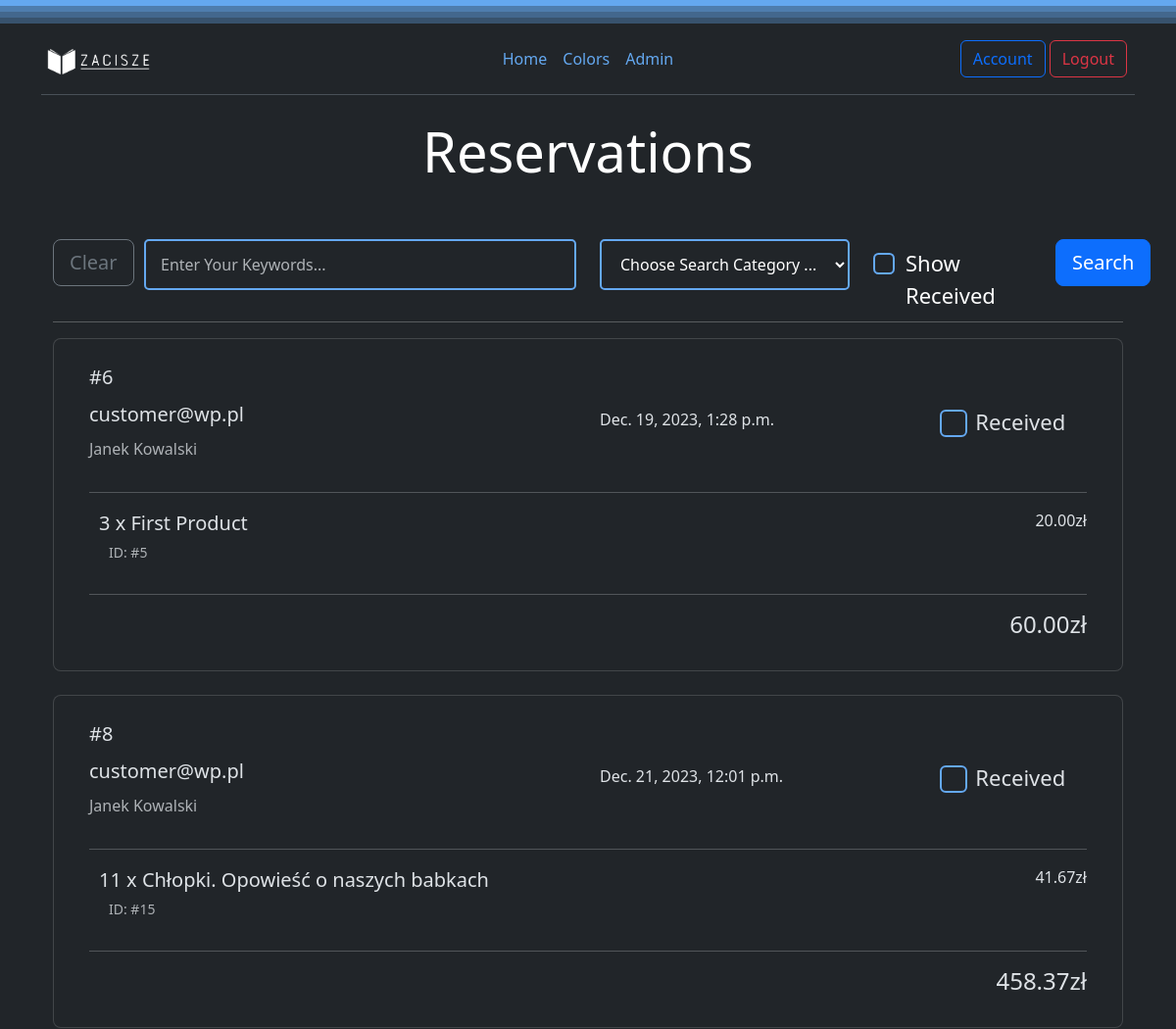
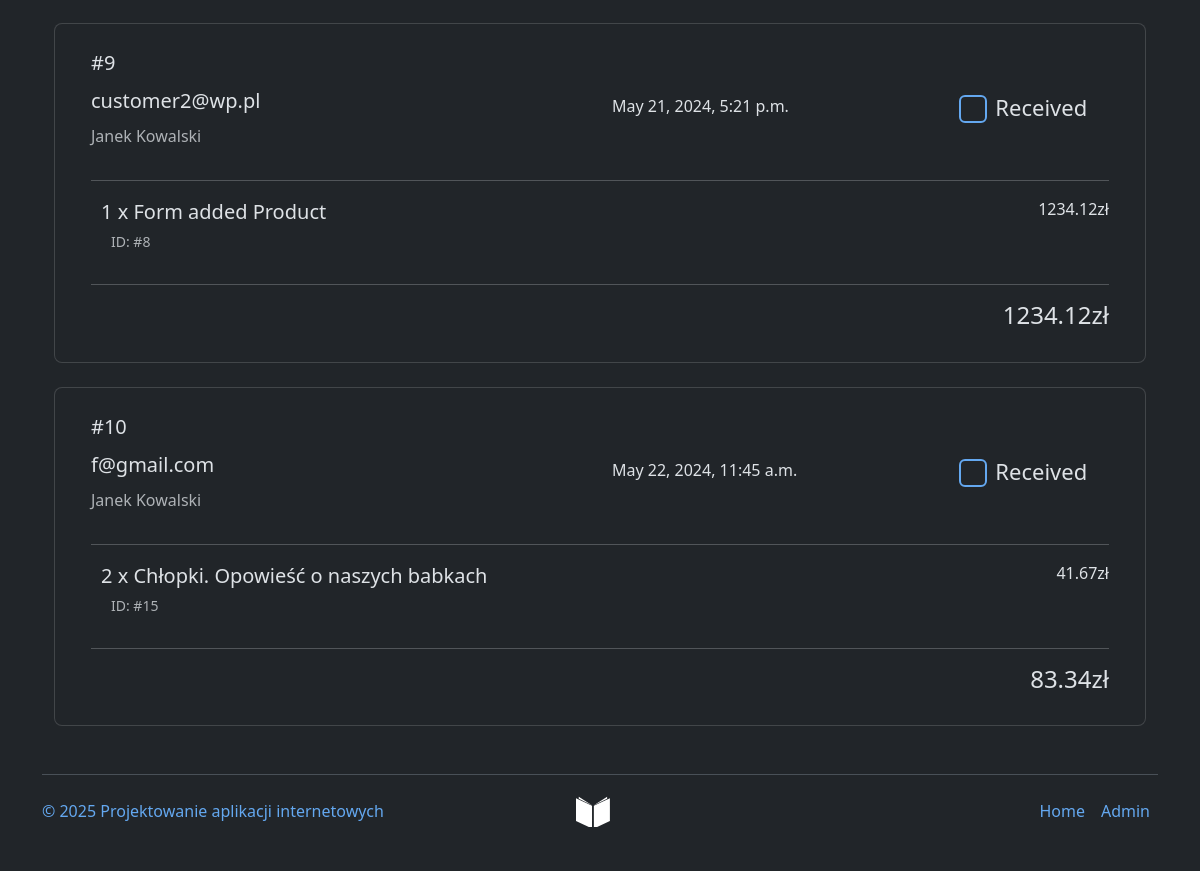
/reservations_list/ (signed in), run on the app's committed database (2 pictures, top to bottom).
### store/models.py (models this page shows, shortened)
class Reservation(models.Model):
    id = HashidAutoField(primary_key=True, min_length=16, salt="ReservationSalt_fjhgikds")
    user = models.ForeignKey(Account, on_delete=models.CASCADE, null=False, blank=False)
    products = models.ManyToManyField(Product, through='ReservationItem')
    reservation_date = models.DateTimeField(auto_now_add=True)
    first_name = models.CharField(max_length=200, null=False, blank=False)
    last_name = models.CharField(max_length=200, null=False, blank=False)
    address = models.CharField(max_length=400, null=False, blank=False)
    country = models.CharField(max_length=200, null=False, blank=False)
    city = models.CharField(max_length=200, null=False, blank=False)
    zip_code = models.CharField(max_length=6, null=False, blank=False)
    received = models.BooleanField(null=False, blank=True, default=False)
    @property
    def get_reservation_total(self):
        reservation_items = self.reservationitem_set.all()
        total = sum([item.get_total for item in reservation_items])
        return total

class ReservationItem(models.Model):
    reservation = models.ForeignKey(Reservation, on_delete=models.CASCADE)
    product = models.ForeignKey(Product, on_delete=models.CASCADE)
    quantity = models.PositiveIntegerField(default=1)
    @property
    def get_total(self):
        total = self.product.price * self.quantity
        return total

class Product(models.Model):
    product_id = models.AutoField(primary_key=True)
    title = models.CharField(max_length=200, null=False, blank=False, unique=True)
    description = models.CharField(max_length=5000, null=False, blank=True, default='')
    authors = models.CharField(max_length=200, null=False, blank=False)
    image = models.ImageField(upload_to=upload_location)
    price = models.FloatField(null=False, blank=False)
    added_by = models.ForeignKey(Account, on_delete=models.CASCADE)
    slug = models.SlugField(blank=True, unique=True)
    is_deleted = models.BooleanField(null=False, blank=True, default=False)

### account/models.py (models this page shows, shortened)
class Account(AbstractBaseUser):
    email                   = models.EmailField(verbose_name="email", max_length=60, unique=True)
    username                = models.CharField(max_length=30)
    date_joined             = models.DateTimeField(verbose_name='date joined', auto_now_add=True)
    last_login              = models.DateTimeField(verbose_name='last login', auto_now=True)
    is_admin                = models.BooleanField(default=False)
    is_active               = models.BooleanField(default=True)
    is_staff                = models.BooleanField(default=False)
    is_superuser            = models.BooleanField(default=False)
    USERNAME_FIELD = 'email'
    REQUIRED_FIELDS =['username']
    objects = MyAccountManager()

### store/views.py (the view, shortened to what this page needs)
# urls.py: path('reservations_list/', reservations_list_view, name='reservations_list'),
def reservations_list_view(request):
    if not request.user.is_authenticated or not request.user.is_staff:
        return redirect('must_authenticate')
    context = {}
    if request.POST:
        reservation_id = request.POST.get('reservation_id', '')
        reservation_object = Reservation.objects.filter(id=reservation_id)
        reservation_object.received = True
        reservation_object.save()
    keywords = request.GET.get('keywords', '')
    search_category = request.GET.get('search_category', '')
    display_received = 'display_received' in request.GET
    if 'search_clear' in request.GET:
        keywords = ''
        search_category = ''
        display_received = False
    context['keywords'] = keywords
    context['search_category'] = search_category
    context['display_received'] = display_received
    if search_category == '1': # by 'ID' # OK
        if display_received:
            tmp_reservations = Reservation.objects.all()
        else:
            tmp_reservations = Reservation.objects.filter(received=False)
        reservations = []
        for reservation in tmp_reservations:
            if keywords in str(reservation.id):
                reservations.append(reservation)
    elif search_category == '2': # by 'Email' # OK
        if display_received:
            reservations = Reservation.objects.filter(user__email__contains=keywords)
        else:
            reservations = Reservation.objects.filter(user__email__contains=keywords, received=False)
    else:
        if display_received:
            reservations = Reservation.objects.all()
        else:
            reservations = Reservation.objects.filter(received=False)
    context['reservations'] = reservations
    return render(request, 'store/reservations_list.html', context)

### store/templates/store/reservations_list.html (shortened to what this page needs)
{% extends 'base.html' %}
{% block content %}
<div class="container">
    <div class="row">
        <div class="col">
        </div>
        <div class="col">
            <h1 class="display-4 flex-grow-1 text-center">Reservations</h1>
        </div>
        <div class="col">
        </div>
    </div>
    <br>
    <div class="container">
        <br>
        <div class="row">
            <form class="career-form" method="get">
                <div class="row">
                    <div class="col-lg-1">
                        <button type="submit" class="btn btn-lg btn-outline-secondary" name="search_clear">
                            Clear
                        </button>
                    </div>
                    <div class="col-lg-5">
                        <div class=" component-border">
                            <input type="text" class="form-control good-look" placeholder="Enter Your Keywords..."
                                value="{{keywords}}" name="keywords">
                        </div>
                    </div>
                    <div class="col-lg-3">
                        <div class=" component-border">
                            <select class="custom-select good-look" name="search_category">
                                <option selected>Choose Search Category ...</option>
                            </select>
                        </div>
                    </div>
                    <div class="col-lg-2">
                        <div class="form-check" style="font-size: 22px; transform: translateY(8px);">
                            <input class="form-check-input chbox-look" type="checkbox" name="display_received" style="cursor: pointer;"
                                id="chbox" {% if display_received %} checked {% endif %}>
                            <label class="form-check-label chbox-label" for="chbox">
                                Show Received
                            </label>
                        </div>
                    </div>
                    <div class="col-lg-1">
                        <button type="submit" class="btn btn-lg btn-primary" name="search_submit">
                            Search
                        </button>
                    </div>
                </div>
            </form>
        </div>
        <hr>
        <div class="container h-100">
            {% include 'snippets/reservations_items_list.html' with account=False %}
        </div>
    </div>
</div>
{% endblock content %}

### templates/snippets/reservations_items_list.html (shortened to what this page needs)
<div class="row d-flex justify-content-center align-items-center h-100">
    {% if reservations %}
    {% for reservation in reservations %}
    <div class="card rounded-3 mb-4">
        <div class="card-body p-4">
            <div class="row d-flex justify-content-between align-items-center">
                <div class="col-5">
                    <p class="lead fw-normal mb-2">
                        #{{reservation.id}}
                    </p>
                    {% if not account %}
                    <p class="lead fw-small mb-2">
                        {{reservation.user.email}}
                    </p>
                    <p class="text-muted">
                        {{reservation.first_name}} {{reservation.last_name}}
                    </p>
                    {% endif %}
                </div>
                <div class="col-3">
                    {{reservation.reservation_date}}
                </div>
                {% if not account %}
                <div class="col-2">
                    {% if not reservation.received %}
                    <a type="button" data-toggle="modal" data-target="#receivedConfirmModal"
                        style="transform: translateY(20px);">
                        <div class="chbox-received-look" id="chboxReceived-{{reservation.id}}">
                        </div>
                        <label class="lead form-check-label chbox-label"
                            style="font-weight: normal; font-size: 22px; transform: translate(36px,-32px);"
                            for="chboxReceived-{{reservation.id}}">
                            Received
                        </label>
                    </a>
                    {% endif %}
                </div>
                {% endif %}
            </div>
            <hr>
            {% for item in reservation.reservationitem_set.all %}
            <div>
                <diw class="row">
                    <div class="col-10">
                        <p class="lead fw-normal mb-1" style="margin-left: 10px;">
                            {{item.quantity}} x {{item.product.title}}
                        </p>
                        {% if not account %}
                        <p class="lead text-small text-muted" style="margin-left: 20px; font-size: 14px;">
                            ID: #{{item.product.product_id}}
                        </p>
                        {% endif %}
                    </div>
                    <div class="text-end col-2">
                        {{item.product.price|floatformat:2}}zł
                    </div>
                </diw>
                <hr>
            </div>
            {% endfor %}
            <h4 class="text-end">
                {{reservation.get_reservation_total|floatformat:2}}zł
            </h4>
        </div>
    </div>
    {% endfor %}
    {% else %}
    Reservations list is empty!
    {% endif %}
</div>

### static/css/style.css (style rules this page uses)
:root { --color-1: #1E2027; --color-2: #65866A; --color-3: #445ACA; --color-133: #000; --color-13: #000; --color-113: #000; }
body { background-color: var(--color-1); color: var(--color-2); }
.career-form .form-control { border: 0; padding: 12px 15px; }
.career-form .custom-select { border: 0; padding: 12px 15px; width: 100%; text-align: left; height: auto; background-image: none; }
.good-look { background-color: var(--color-1); border-radius: 5px; }
.component-border { border: 2px solid var(--color-3); border-radius: 5px; }
.chbox-look { border: 2px solid var(--color-3); }

### data on the page
Reservation: id "6", user.email "customer@wp.pl", first_name "Janek", last_name "Kowalski", reservation_date "Dec. 19, 2023, 1:28 p.m.", get_reservation_total "60.00"
ReservationItem: quantity "3", product "First Product", product.product_id "5", product.price "20.00"
Reservation: id "8", user.email "customer@wp.pl", first_name "Janek", last_name "Kowalski", reservation_date "Dec. 21, 2023, 12:01 p.m.", get_reservation_total "458.37"
ReservationItem: quantity "11", product "Chłopki. Opowieść o naszych babkach", product.product_id "15", product.price "41.67"
Reservation: id "9", user.email "customer2@wp.pl", first_name "Janek", last_name "Kowalski", reservation_date "May 21, 2024, 5:21 p.m.", get_reservation_total "1234.12"
ReservationItem: quantity "1", product "Form added Product", product.product_id "8", product.price "1234.12"
Reservation: id "10", user.email "f@gmail.com", first_name "Janek", last_name "Kowalski", reservation_date "May 22, 2024, 11:45 a.m.", get_reservation_total "83.34"
ReservationItem: quantity "2", product "Chłopki. Opowieść o naszych babkach", product.product_id "15", product.price "41.67"
